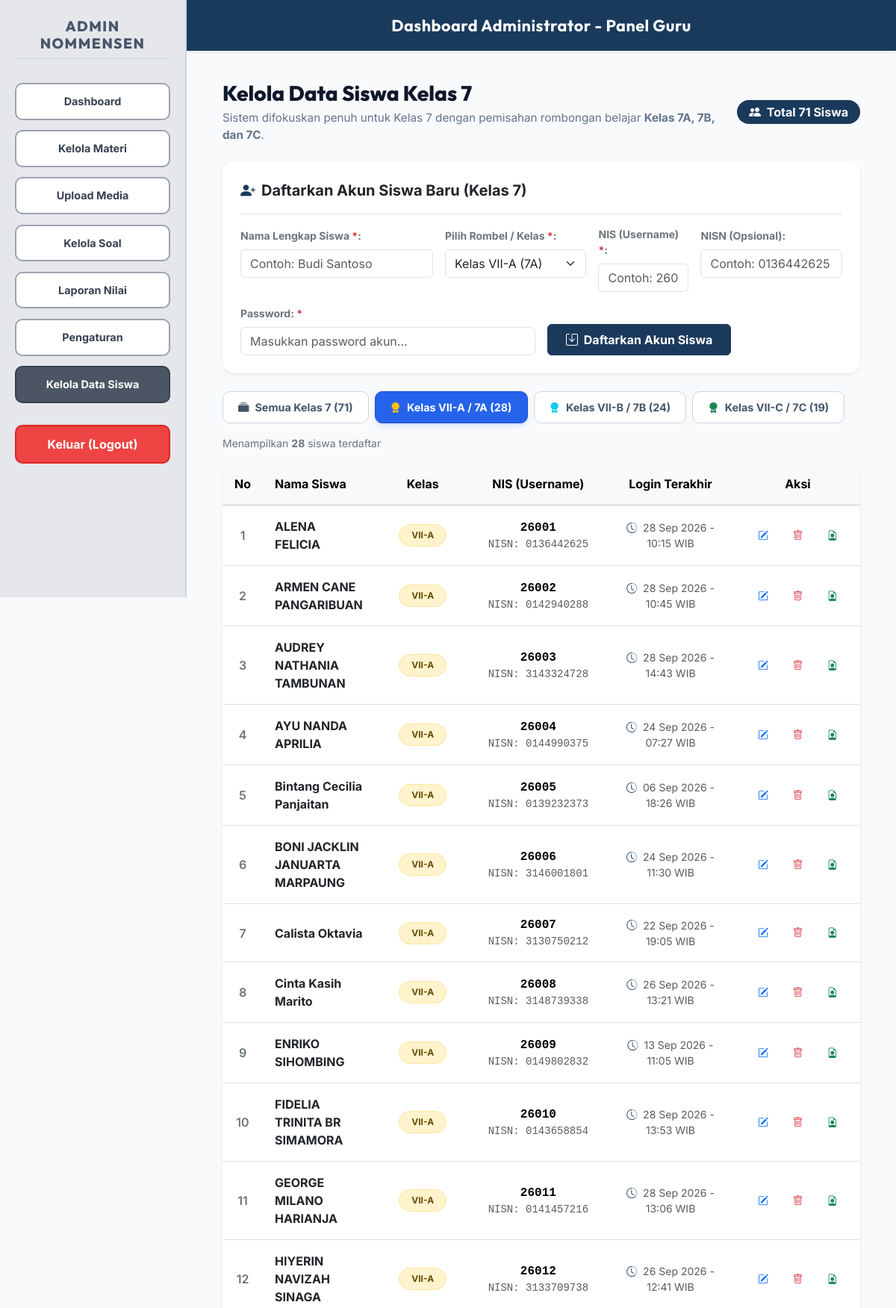
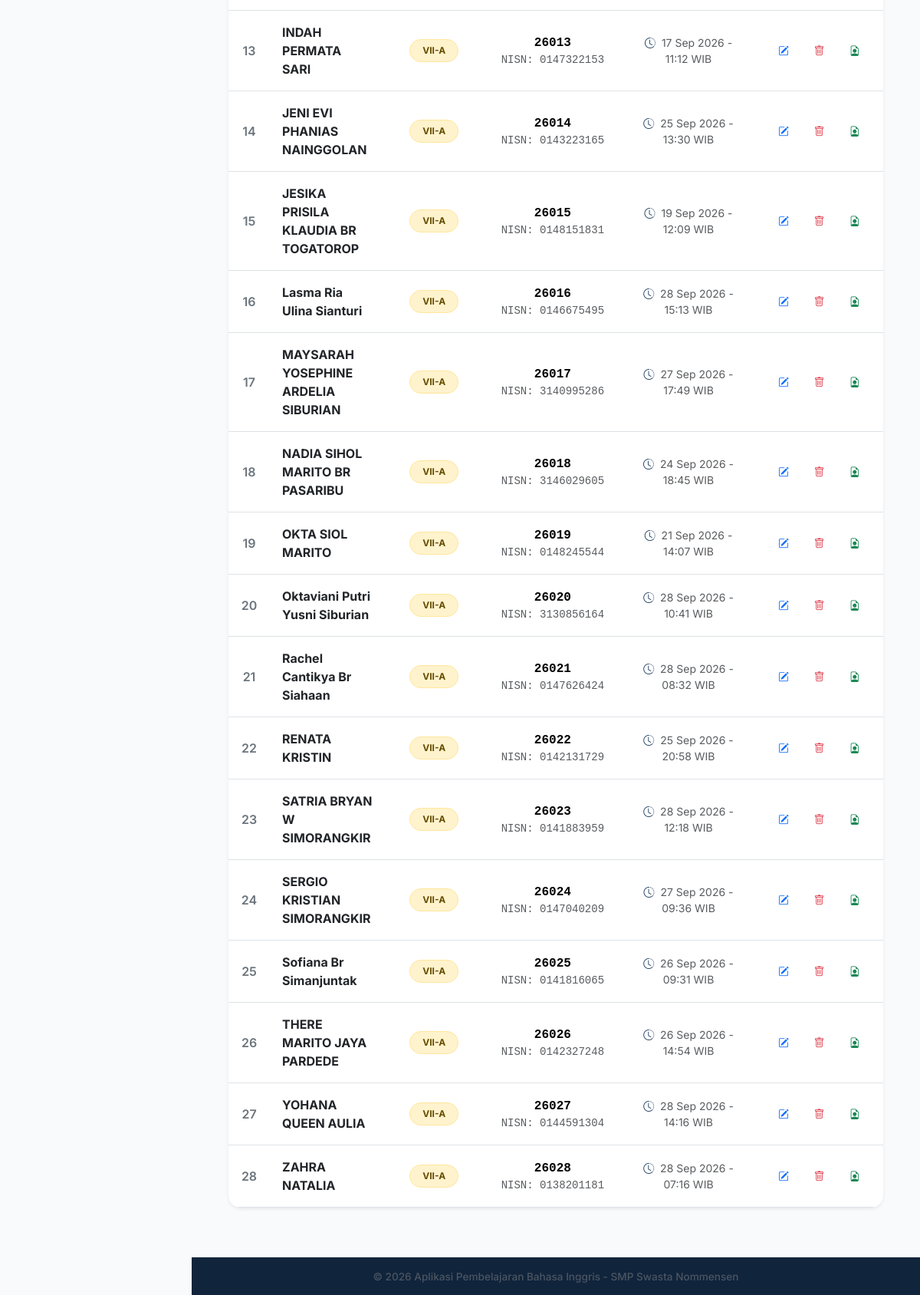
The app's page /admin/kelola_siswa.php?kelas=VII-A (signed in), older data (2 pictures, top to bottom).
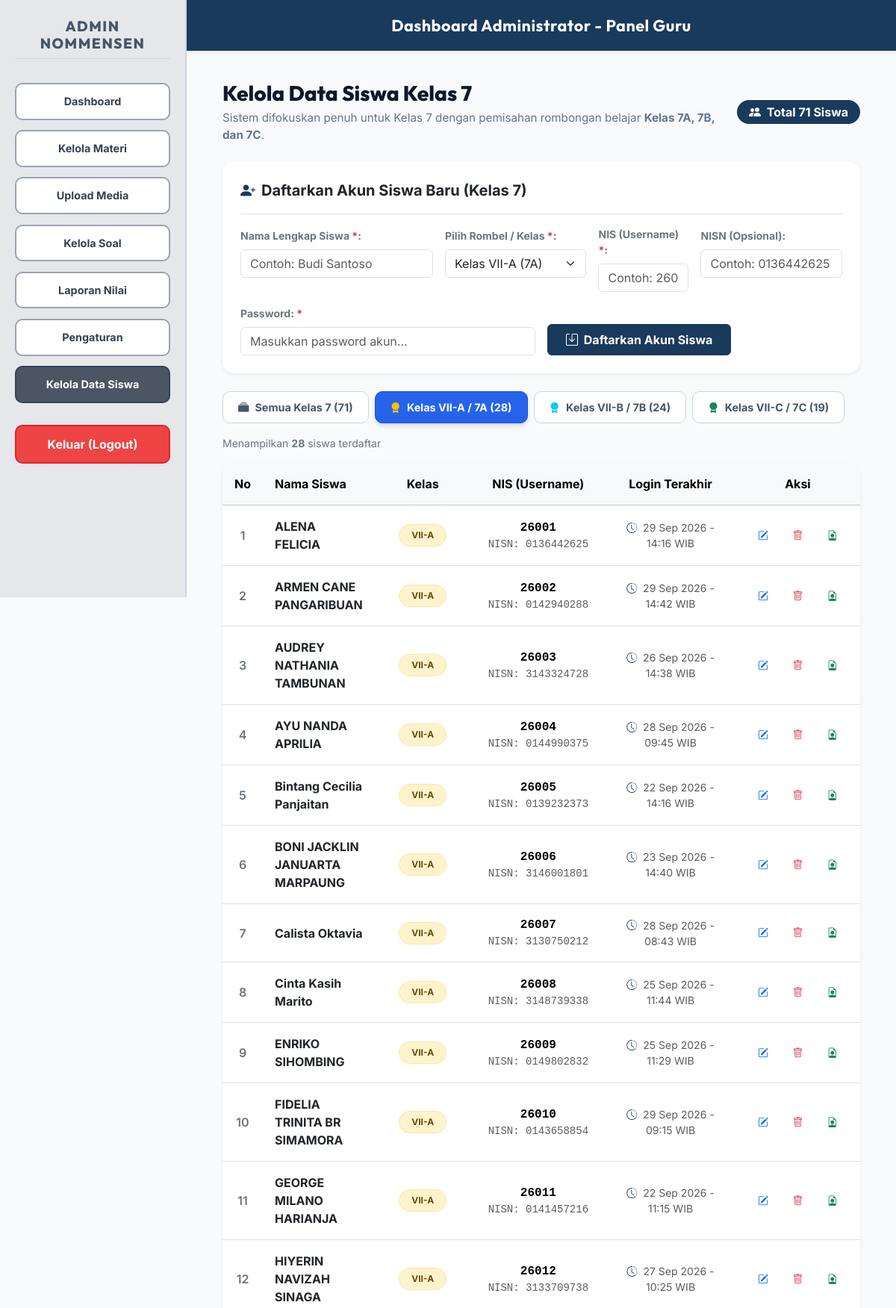
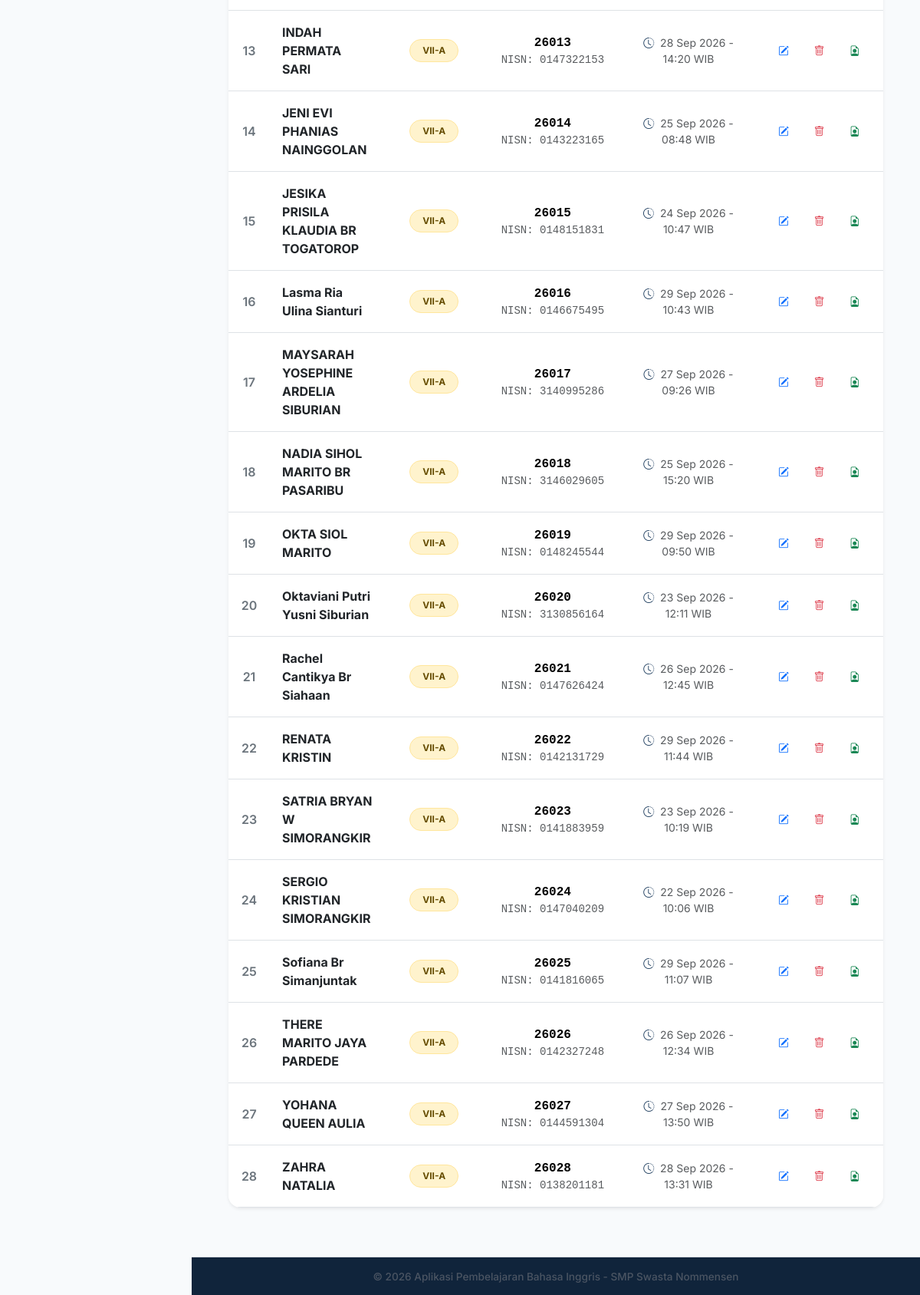
The same page, newer data (2 pictures, top to bottom).
### tables this page shows
CREATE TABLE `tb_siswa` (
  `id_siswa` int(11) NOT NULL AUTO_INCREMENT,
  `nis` varchar(20) NOT NULL,
  `nisn` varchar(20) DEFAULT NULL,
  `nama_siswa` varchar(100) NOT NULL,
  `password` varchar(255) NOT NULL,
  `kelas` varchar(50) NOT NULL,
  `last_login` datetime DEFAULT NULL,
  `created_at` timestamp NOT NULL DEFAULT current_timestamp(),
  PRIMARY KEY (`id_siswa`),
  UNIQUE KEY `nis` (`nis`),
  UNIQUE KEY `nisn` (`nisn`)
);

### admin/kelola_siswa.php (the view, shortened to what the changed rows need)
<?php
require_once '../config.php';
$filter_kelas = isset($_GET['kelas']) ? trim($_GET['kelas']) : '';
try {
    $sql_students = "SELECT * FROM tb_siswa WHERE 1=1";
    $p_students = [];
    if (!empty($filter_kelas) && in_array($filter_kelas, ['VII-A', 'VII-B', 'VII-C'])) {
        $sql_students .= " AND kelas = :kelas";
        $p_students['kelas'] = $filter_kelas;
    }
    $sql_students .= " ORDER BY kelas ASC, nama_siswa ASC";
    $stmt_st = $pdo->prepare($sql_students);
    $stmt_st->execute($p_students);
    $students = $stmt_st->fetchAll();
} catch (PDOException $e) {
    die("Error database saat memuat daftar siswa: " . $e->getMessage());
}
?>
<!DOCTYPE html>
<html lang="id">
<head>
    <link href="https://cdn.jsdelivr.net/npm/bootstrap@5.3.3/dist/css/bootstrap.min.css" rel="stylesheet">
    <link rel="stylesheet" href="https://cdn.jsdelivr.net/npm/bootstrap-icons@1.11.3/font/bootstrap-icons.min.css">
    <link rel="stylesheet" href="../assets/css/style.css?v=4.3.0">
</head>
<body class="admin-body">
    <div class="admin-layout">
        <main class="main-content">
            <div class="d-flex flex-column flex-md-row justify-content-between align-items-md-center gap-3 mb-4">
                <div>
                    <h2 style="font-family: 'Outfit', sans-serif; font-size: 1.75rem; font-weight: 800; color: #0f172a; margin: 0;">
                        Kelola Data Siswa Kelas 7
                    </h2>
                </div>
            </div>
            <div class="card border-0 shadow-sm rounded-4 bg-white overflow-hidden mb-4">
                <div class="table-responsive">
                    <table class="table table-hover align-middle mb-0">
                        <thead class="table-light">
                            <tr>
                                <th class="py-3 px-3 text-center" style="width: 50px;">No</th>
                                <th class="py-3 px-3">Nama Siswa</th>
                                <th class="py-3 px-3 text-center" style="width: 140px;">Kelas</th>
                                <th class="py-3 px-3 text-center" style="width: 200px;">NIS (Username)</th>
                                <th class="py-3 px-3 text-center" style="width: 200px;">Login Terakhir</th>
                                <th class="py-3 px-3 text-center" style="width: 150px;">Aksi</th>
                            </tr>
                        </thead>
                        <tbody>
                            <?php if (empty($students)): ?>
                                <tr>
                                    <td colspan="6" class="text-center text-muted py-5">
                                        <i class="bi bi-people fs-1 d-block mb-2 text-secondary"></i>
                                        Belum ada akun siswa pada kategori kelas ini.
                                    </td>
                                </tr>
                            <?php else: ?>
                                <?php $no = 1; foreach ($students as $student): ?>
                                    <?php
                                    $badge_class = 'bg-primary-subtle text-primary';
                                    if ($student['kelas'] === 'VII-A') $badge_class = 'bg-warning-subtle text-warning-emphasis border border-warning-subtle';
                                    elseif ($student['kelas'] === 'VII-B') $badge_class = 'bg-info-subtle text-info-emphasis border border-info-subtle';
                                    elseif ($student['kelas'] === 'VII-C') $badge_class = 'bg-success-subtle text-success-emphasis border border-success-subtle';
                                    ?>
                                    <tr>
                                        <td class="py-3 px-3 text-center text-secondary fw-semibold"><?= $no++ ?></td>
                                        <td class="py-3 px-3 fw-bold text-dark">
                                            <?= htmlspecialchars($student['nama_siswa']) ?>
                                        </td>
                                        <td class="py-3 px-3 text-center">
                                            <span class="badge <?= $badge_class ?> px-3 py-2 rounded-pill fw-bold">
                                                <?= htmlspecialchars($student['kelas']) ?>
                                            </span>
                                        </td>
                                        <td class="py-3 px-3 text-center font-monospace">
                                            <strong><?= htmlspecialchars($student['nis']) ?></strong>
                                            <?php if (!empty($student['nisn']) && $student['nisn'] !== $student['nis']): ?>
                                                <div class="text-muted small" style="font-family: inherit;">NISN: <?= htmlspecialchars($student['nisn']) ?></div>
                                            <?php endif; ?>
                                        </td>
                                        <td class="py-3 px-3 text-center small text-muted">
                                            <?php if ($student['last_login']): ?>
                                                <i class="bi bi-clock-history me-1 text-primary"></i>
                                                <?= date('d M Y - H:i', strtotime($student['last_login'])) ?> WIB
                                            <?php else: ?>
                                                <span class="text-muted fst-italic">Belum pernah login</span>
                                            <?php endif; ?>
                                        </td>
                                        <td class="py-3 px-3 text-center">
                                            <div class="d-inline-flex gap-1">
                                                <a href="kelola_siswa.php?edit_siswa_id=<?= $student['id_siswa'] ?><?= !empty($filter_kelas) ? '&kelas=' . urlencode($filter_kelas) : '' ?>" class="btn btn-sm btn-outline-primary" title="Edit Akun">
                                                    <i class="bi bi-pencil-square"></i>
                                                </a>
                                                <a href="kelola_siswa.php?delete_siswa_id=<?= $student['id_siswa'] ?><?= !empty($filter_kelas) ? '&kelas=' . urlencode($filter_kelas) : '' ?>" class="btn btn-sm btn-outline-danger" onclick="return confirm('Apakah Anda yakin ingin menghapus akun <?= htmlspecialchars(addslashes($student['nama_siswa'])) ?> beserta seluruh riwayat nilainya?')" title="Hapus Akun">
                                                    <i class="bi bi-trash"></i>
                                                </a>
                                                <a href="laporan_nilai.php?tab=raport&raport_siswa=<?= $student['id_siswa'] ?>" class="btn btn-sm btn-outline-success" title="Lihat Raport">
                                                    <i class="bi bi-file-earmark-person"></i>
                                                </a>
                                            </div>
                                        </td>
                                    </tr>
                                <?php endforeach; ?>
                            <?php endif; ?>
                        </tbody>
                    </table>
                </div>
            </div>
        </main>
    </div>
</body>
</html>

Row changes from the older to the newer data that the page shows:
changed tb_siswa "ALENA FELICIA": last_login "28 Sep 2026 - 10:15" → "29 Sep 2026 - 14:16"
changed tb_siswa "ARMEN CANE PANGARIBUAN": last_login "28 Sep 2026 - 10:45" → "29 Sep 2026 - 14:42"
changed tb_siswa "AUDREY NATHANIA TAMBUNAN": last_login "28 Sep 2026 - 14:43" → "26 Sep 2026 - 14:38"
changed tb_siswa "AYU NANDA APRILIA": last_login "24 Sep 2026 - 07:27" → "28 Sep 2026 - 09:45"
changed tb_siswa "Bintang Cecilia Panjaitan": last_login "06 Sep 2026 - 18:26" → "22 Sep 2026 - 14:16"
changed tb_siswa "BONI JACKLIN JANUARTA MARPAUNG": last_login "24 Sep 2026 - 11:30" → "23 Sep 2026 - 14:40"
changed tb_siswa "Calista Oktavia": last_login "22 Sep 2026 - 19:05" → "28 Sep 2026 - 08:43"
changed tb_siswa "Cinta Kasih Marito": last_login "26 Sep 2026 - 13:21" → "25 Sep 2026 - 11:44"
changed tb_siswa "ENRIKO SIHOMBING": last_login "13 Sep 2026 - 11:05" → "25 Sep 2026 - 11:29"
changed tb_siswa "FIDELIA TRINITA BR SIMAMORA": last_login "28 Sep 2026 - 13:53" → "29 Sep 2026 - 09:15"
changed tb_siswa "GEORGE MILANO HARIANJA": last_login "28 Sep 2026 - 13:06" → "22 Sep 2026 - 11:15"
changed tb_siswa "HIYERIN NAVIZAH SINAGA": last_login "26 Sep 2026 - 12:41" → "27 Sep 2026 - 10:25"
changed tb_siswa "INDAH PERMATA SARI": last_login "17 Sep 2026 - 11:12" → "28 Sep 2026 - 14:20"
changed tb_siswa "JENI EVI PHANIAS NAINGGOLAN": last_login "25 Sep 2026 - 13:30" → "25 Sep 2026 - 08:48"
changed tb_siswa "JESIKA PRISILA KLAUDIA BR TOGATOROP": last_login "19 Sep 2026 - 12:09" → "24 Sep 2026 - 10:47"
changed tb_siswa "Lasma Ria Ulina Sianturi": last_login "28 Sep 2026 - 15:13" → "29 Sep 2026 - 10:43"
changed tb_siswa "MAYSARAH YOSEPHINE ARDELIA SIBURIAN": last_login "27 Sep 2026 - 17:49" → "27 Sep 2026 - 09:26"
changed tb_siswa "NADIA SIHOL MARITO BR PASARIBU": last_login "24 Sep 2026 - 18:45" → "25 Sep 2026 - 15:20"
changed tb_siswa "OKTA SIOL MARITO": last_login "21 Sep 2026 - 14:07" → "29 Sep 2026 - 09:50"
changed tb_siswa "Oktaviani Putri Yusni Siburian": last_login "28 Sep 2026 - 10:41" → "23 Sep 2026 - 12:11"
changed tb_siswa "Rachel Cantikya Br Siahaan": last_login "28 Sep 2026 - 08:32" → "26 Sep 2026 - 12:45"
changed tb_siswa "RENATA KRISTIN": last_login "25 Sep 2026 - 20:58" → "29 Sep 2026 - 11:44"
changed tb_siswa "SATRIA BRYAN W SIMORANGKIR": last_login "28 Sep 2026 - 12:18" → "23 Sep 2026 - 10:19"
changed tb_siswa "SERGIO KRISTIAN SIMORANGKIR": last_login "27 Sep 2026 - 09:36" → "22 Sep 2026 - 10:06"
changed tb_siswa "Sofiana Br Simanjuntak": last_login "26 Sep 2026 - 09:31" → "29 Sep 2026 - 11:07"
changed tb_siswa "THERE MARITO JAYA PARDEDE": last_login "26 Sep 2026 - 14:54" → "26 Sep 2026 - 12:34"
changed tb_siswa "YOHANA QUEEN AULIA": last_login "28 Sep 2026 - 14:16" → "27 Sep 2026 - 13:50"
changed tb_siswa "ZAHRA NATALIA": last_login "28 Sep 2026 - 07:16" → "28 Sep 2026 - 13:31"
